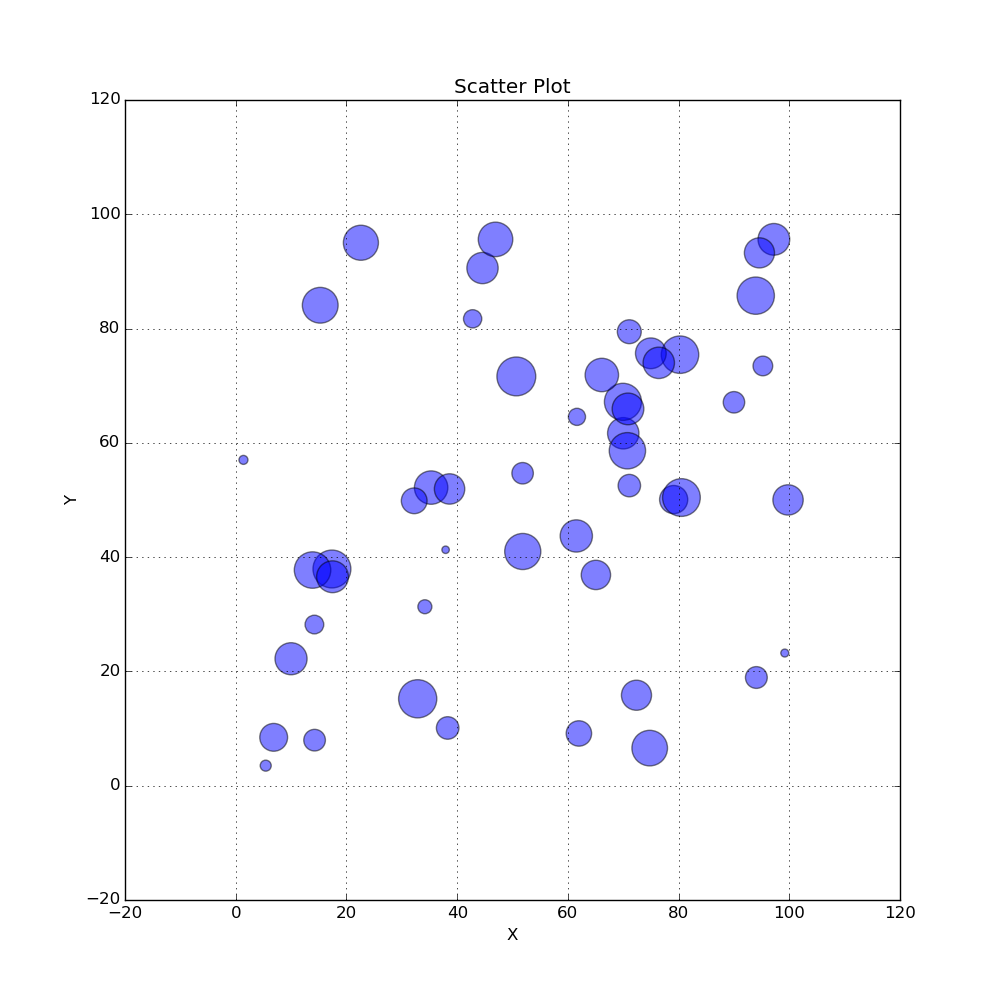

Generate this figure with Julia:
# pyplot_scatterplot.jl
#
#	Demonstrate scatter plots
#
# gizmaa (https://gist.github.com/gizmaa/7214002)
# Julia 0.3.2
# Created: 29.10.13
# Last Edit: 12.12.14

using PyPlot

#################
#  Create Data  #
#################
x = 100*rand(50)
y = 100*rand(50)
areas = 800*rand(50)

##################
#  Scatter Plot  #
##################
fig = figure("pyplot_scatterplot",figsize=(10,10))
ax = axes()
scatter(x,y,s=areas,alpha=0.5)

title("Scatter Plot")
xlabel("X")
ylabel("Y")
grid("on")
